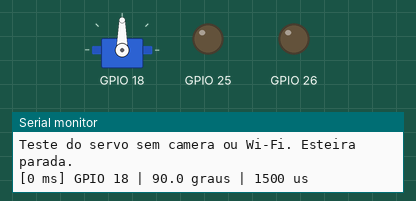
The sketch below on a simulated ESP32. On the bench: servo, output pins drawn as LEDs (lit = HIGH), the last lines printed to the serial monitor.

Above: at 0.05 s.
At 3.0 s:
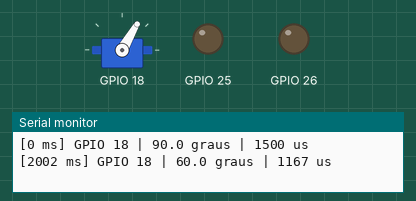
At 6.0 s:
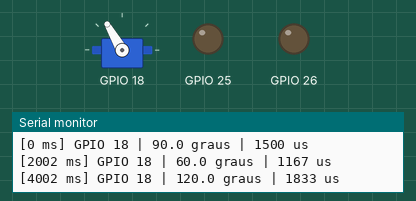
Timing chart, 0 to 7.8 s (numbered marks = the images above):
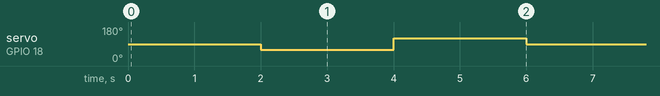

Measured:
- by itself, servo on GPIO 18: repeats every 6.0 s: 120° 2.0 s, 90° 2.0 s, 60° 2.0 s

The sketch:

TesteServo.ino
```cpp
// Diagnóstico temporário: mantém a esteira parada e alterna três posições.
// A configuração é gerada pelo mesmo config.py do projeto principal.
#include <ESP32Servo.h>
#include <math.h>
#include "EcoCycleConfig.h"

Servo testServo;
const float positions[] = {0.5f, 1.0f / 3.0f, 2.0f / 3.0f};
unsigned positionIndex = 0;
uint32_t lastPositionAt = 0;
bool testReady = false;

void applyTestPosition() {
  float fraction = positions[positionIndex];
  int pulse = lroundf(SERVO_MIN_US + fraction * (SERVO_MAX_US - SERVO_MIN_US));
  testServo.writeMicroseconds(pulse);
  Serial.printf("[%lu ms] GPIO %lu | %.1f graus | %d us\n",
                (unsigned long)millis(), SERVO_PIN, fraction * SERVO_TRAVEL_DEG, pulse);
  positionIndex = (positionIndex + 1) % 3;
  lastPositionAt = millis();
}

void setup() {
  Serial.begin(SERIAL_BAUD);
  if (CONVEYOR_ENABLED) {
    pinMode(CONVEYOR_PIN_IA, OUTPUT);
    pinMode(CONVEYOR_PIN_IB, OUTPUT);
    digitalWrite(CONVEYOR_PIN_IA, LOW);
    digitalWrite(CONVEYOR_PIN_IB, LOW);
  }
  if (!SERVO_CALIBRATED) {
    Serial.println("Teste desabilitado: confira SERVO_CALIBRATED em config.py.");
    return;
  }
  testServo.setPeriodHertz(SERVO_FREQUENCY_HZ);
  testServo.attach(SERVO_PIN, SERVO_MIN_US, SERVO_MAX_US);
  testReady = testServo.attached();
  if (!testReady) {
    Serial.println("FALHA: nao foi possivel inicializar o PWM do servo.");
    return;
  }
  Serial.println("Teste do servo sem camera ou Wi-Fi. Esteira parada.");
  applyTestPosition();
}

void loop() {
  if (testReady && (uint32_t)(millis() - lastPositionAt) >= SERVO_TEST_STEP_MS) {
    applyTestPosition();
  }
}
```

EcoCycleConfig.h
```cpp
#pragma once
// GERADO a partir de config.py. Edite config.py, nao este arquivo.
// Apos gerar novamente, recompile e reenvie o firmware para a ESP32.

constexpr unsigned long SERVER_PORT = 8000UL;
constexpr unsigned long SERVO_PIN = 18UL;
constexpr unsigned long SERVO_FREQUENCY_HZ = 50UL;
constexpr unsigned long SERVO_MIN_US = 500UL;
constexpr unsigned long SERVO_MAX_US = 2500UL;
constexpr unsigned long SERVO_TEST_STEP_MS = 2000UL;
constexpr unsigned long CONVEYOR_PIN_IA = 26UL;
constexpr unsigned long CONVEYOR_PIN_IB = 25UL;
constexpr unsigned long SERIAL_BAUD = 115200UL;
constexpr unsigned long WS_RECONNECT_MS = 5000UL;
constexpr unsigned long WIFI_WAIT_MS = 500UL;
constexpr unsigned long DEFAULT_SETTLE_MS = 1500UL;
constexpr unsigned long DEFAULT_STOP_MS = 200UL;
constexpr unsigned long MAX_MOVEMENT_STAGE_MS = 10000UL;
constexpr unsigned long TELEMETRY_INTERVAL_MS = 1000UL;
constexpr bool SERVO_CALIBRATED = true;
constexpr bool CONVEYOR_ENABLED = true;
constexpr bool CONVEYOR_FORWARD_IA_HIGH = true;
constexpr float SERVO_TRAVEL_DEG = 180.0f;
```
